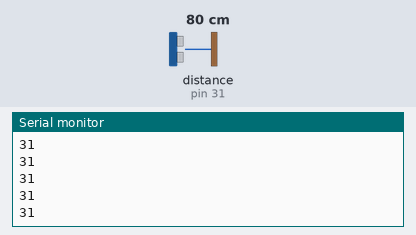
A sketch run on a simulated Arduino Uno, built with avr-gcc and run on an emulated ATmega328P. Parts: the last lines printed to the serial monitor. Inputs (shaded band) come from the test bench; at power-on: distance to the obstacle (sensor on pin 31) 80 cm.

Above: at 1.2 s.
1.3 s: distance to the obstacle (sensor on pin 31) set to 2 cm
At 1.9 s:
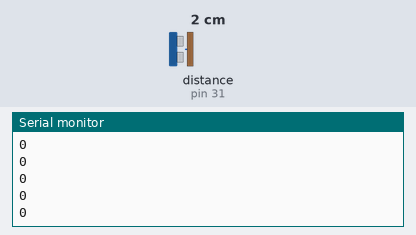
2.8 s: distance to the obstacle (sensor on pin 31) set to 4 cm
At 3.4 s:
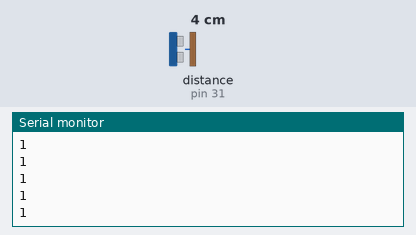
Timing chart, 0 to 5.8 s (numbered marks = the images above; inputs shaded):
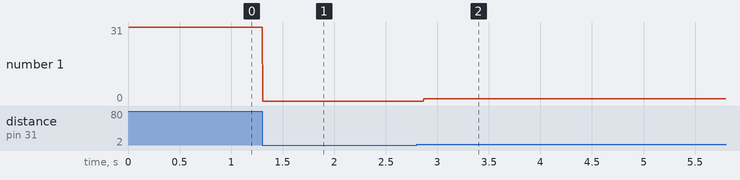

The sketch:

Ultrasonico_prueba.ino
```cpp
#include <HCSR04.h>

int cm;
HCSR04 us = HCSR04(33, 31, 11900);

void setup()
{

  Serial.begin(9600);

}

void loop()
{

  Serial.println(us.Ranging(cm));

}
```

Measured:
- after the input at 1.3 s, the serial monitor: prints a new line at once (image 1)
- after the input at 2.8 s, the serial monitor: prints a new line after 0.07 s (image 2)
- plotted number 1: 31 → 0 after the input at 1.3 s, 0 → 1 after the input at 2.8 s
